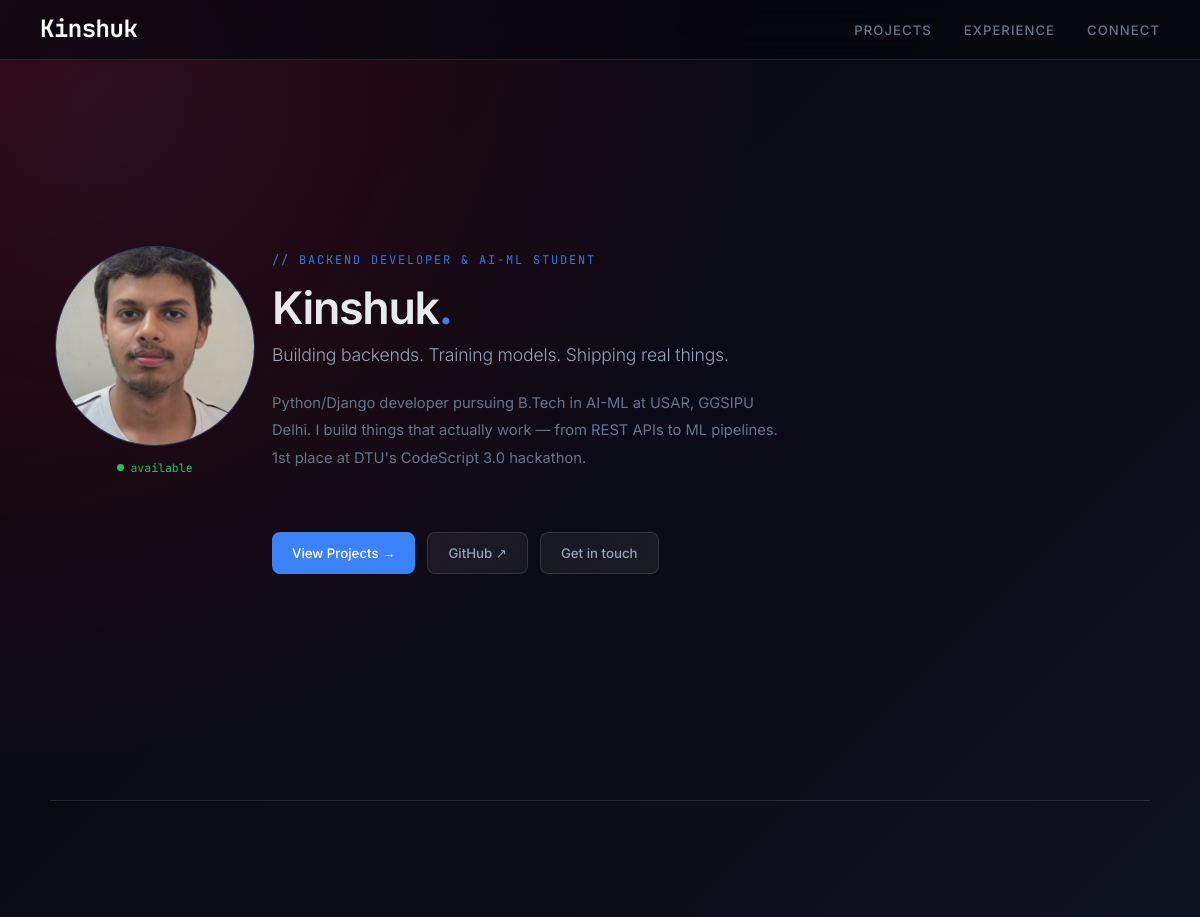
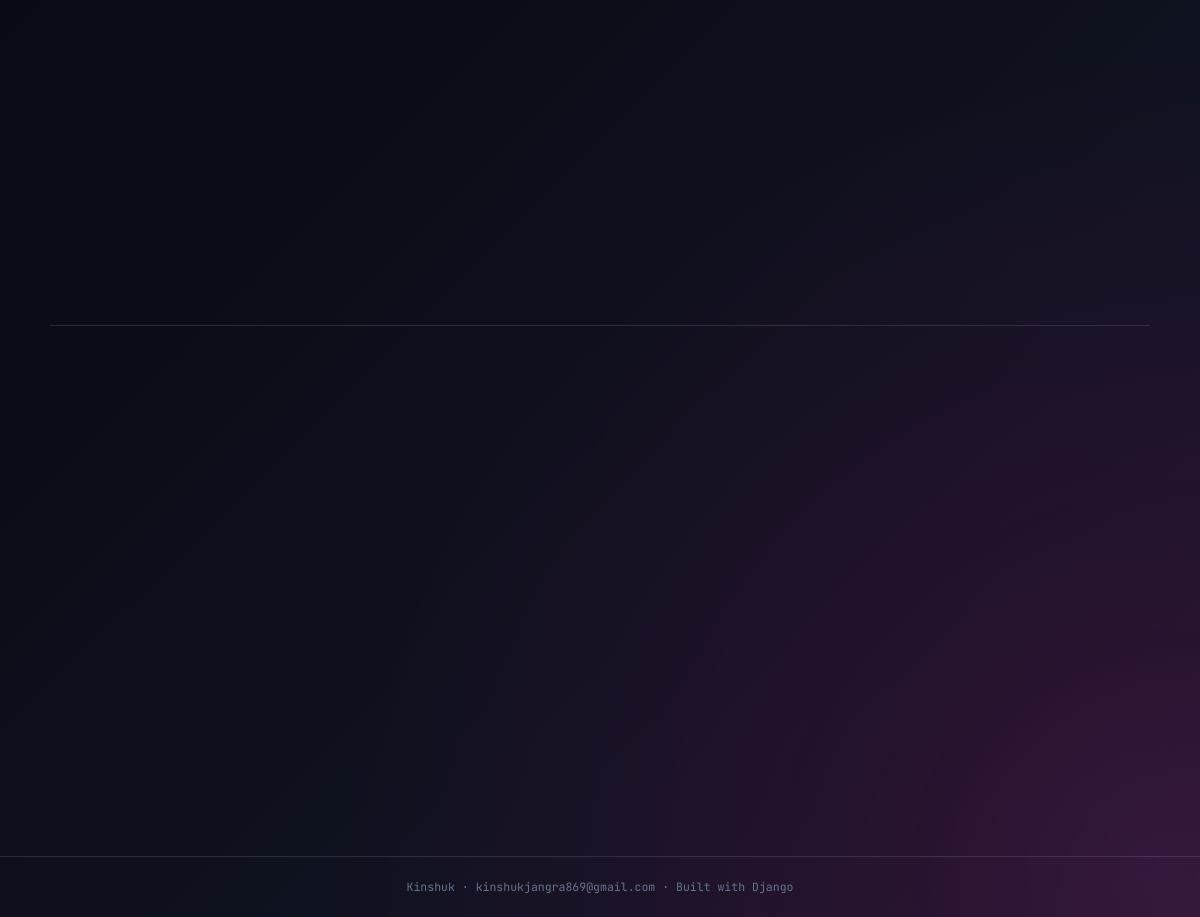
/1/, run on the app's committed database (2 pictures, top to bottom).
### manage_portfolio/models.py (models this page shows, shortened)
class Profile(models.Model):
    title = models.CharField(max_length=100)
    name = models.CharField(max_length=100)
    role = models.CharField(max_length=200)
    bio = models.TextField()
    about = models.TextField()
    about_extra = models.TextField(blank=True)
    email = models.EmailField()
    github = models.URLField()
    linkedin = models.URLField()
    avatar = models.ImageField(upload_to='avatar/', blank=True, null=True)
    connect_text = models.TextField(blank=True)
    connect_heading = models.CharField(max_length=200, blank=True)

### manage_portfolio/views.py (the view)
# urls.py: path("<int:id>/", MV.home, name="home_view"),
def home(request, id):
    profile = get_object_or_404(Profile, id=id)
    overview = {
        f"{Project.objects.filter(owner=profile).count()}+": "Projects Built",
        "1st": "DUT hackathon",
    }
    projects = Project.objects.filter(owner=profile)
    skills = Skill.objects.filter(owner=profile)
    achievements = Achievements.objects.all()
    experiences = Experience.objects.filter(owner=profile)
    return render(
        request,
        "index.html",
        {
            "profile": profile,
            "overview": overview,
            "projects": projects,
            "skills": skills,
            "achievements": achievements,
            "experiences": experiences,
        },
    )

### templates/index.html (shortened to what this page needs)
{% extends "root.html" %}
{% block content %}
<section class="hero">
  <div class="hero-inner">
    <div class="avatar-wrap">
      <div class="avatar">
        {% if profile.avatar %}
          <img src="{{ profile.avatar.url }}" alt="{{ profile.name }}"/>
        {% else %}KJ{% endif %}
      </div>
      <div class="status-dot">available</div>
    </div>
    <div class="hero-text">
      <div class="hero-eyebrow">{{ profile.title }}</div>
      <h1 class="hero-name">{{ profile.name }}<span class="dot">.</span></h1>
      <p class="hero-role">{{ profile.role }}</p>
      <p class="hero-bio">{{ profile.bio }}</p>
      <div class="hero-btns">
        <a href="#projects" class="btn btn-primary">View Projects →</a>
        <a href="{{ profile.github }}" target="_blank" class="btn btn-glass">GitHub ↗</a>
        <a href="#connect" class="btn btn-glass">Get in touch</a>
      </div>
    </div>
  </div>
</section>
<div class="section-divider"></div>
{% endblock %}

### templates/root.html (shortened to what this page needs)
<!DOCTYPE html>
<html lang="en">
<head>
{% load static %}
  <link rel="stylesheet" href="{% static 'css/style.css' %}">
<body>
<nav>
  <div class="nav-logo">
    <a href="/">{{ profile.name }}</a>
</div>
  <ul class="nav-links" id="navLinks">
    <li><a href="projects" onclick="closeMenu()">Projects</a></li>
    <li><a href="experience" onclick="closeMenu()">Experience</a></li>
    <li><a href="connect" onclick="closeMenu()">Connect</a></li>
  </ul>
</nav>
{% block content %}
{% endblock %}
<div class="section-divider"></div>
<footer>
  <span>{{ profile.name}} · {{ profile.email }} · Built with Django</span>
</footer>
</body>
</html>

### data on the page
Profile: name "Kinshuk", avatar (picture), title "// BACKEND DEVELOPER & AI-ML STUDENT", role "Building backends. Training models. Shipping real things.", bio "Python/Django developer pursuing B.Tech in AI-ML at USAR, GGSIPU Delhi. I build things that actually work — from REST APIs to ML pipelines. 1st place at DTU's CodeScript 3.0 hackathon.", email "kinshukjangra869@gmail.com"
